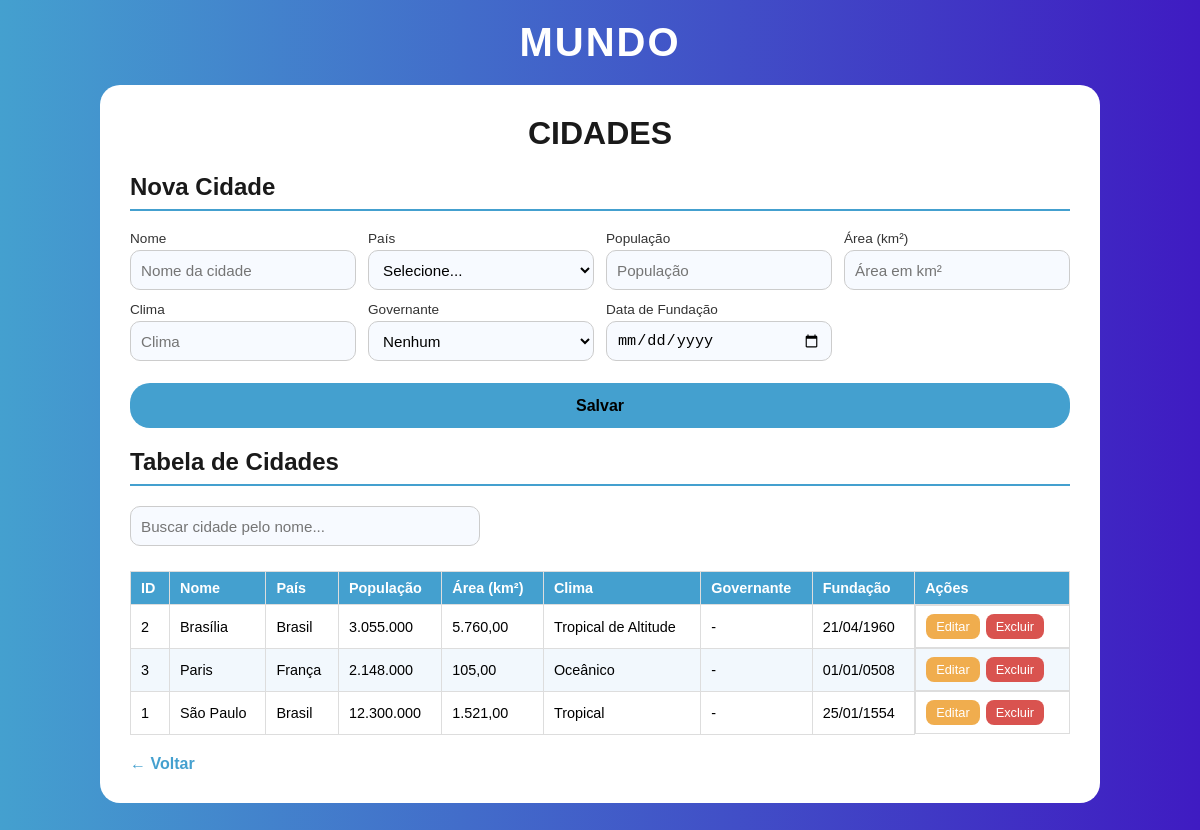
/frontend/cidade.php, run on the app's committed database.
### tables this page shows
CREATE TABLE cidades (
    id_cidade INT AUTO_INCREMENT PRIMARY KEY,
    nome_cidade VARCHAR(150) NOT NULL,
    id_pais INT NOT NULL,
    populacao BIGINT NOT NULL,
    area DECIMAL(15,2) NOT NULL,
    clima VARCHAR(100) NOT NULL,
    id_governante INT,
    data_fundacao DATE NOT NULL,

    FOREIGN KEY (id_pais)
        REFERENCES paises(id_pais)
        ON DELETE CASCADE
        ON UPDATE CASCADE,

    FOREIGN KEY (id_governante)
        REFERENCES governantes(id_governante)
        ON DELETE SET NULL
        ON UPDATE CASCADE
);

CREATE TABLE paises (
    id_pais INT AUTO_INCREMENT PRIMARY KEY,
    nome_pais VARCHAR(150) NOT NULL,
    id_continente INT NOT NULL,
    populacao_pais BIGINT NOT NULL,
    area_pais DECIMAL(15,2) NOT NULL,
    idioma VARCHAR(50) NOT NULL,
    id_governante INT,
    clima VARCHAR(100) NOT NULL,
    regime_politico VARCHAR(100) NOT NULL,
    moeda VARCHAR(50) NOT NULL,

    FOREIGN KEY (id_continente)
        REFERENCES continentes(id_continente)
        ON DELETE RESTRICT
        ON UPDATE CASCADE,

    FOREIGN KEY (id_governante)
        REFERENCES governantes(id_governante)
        ON DELETE SET NULL
        ON UPDATE CASCADE
);

### frontend/cidade.php (the view, shortened to what this page needs)
<?php include "../backend/conexao.php"; ?>
<?php
$editando = null;
?>
<!DOCTYPE html>
<html lang="pt-br">
<head>
    <link rel="stylesheet" href="style.css">
</head>
<body>
<header>
    <h1>MUNDO</h1>
</header>
<main class="container">
    <h1>CIDADES</h1>
    <h2><?= $editando ? "Editar Cidade" : "Nova Cidade" ?></h2>
    <form method="POST" class="cadastro">
        <label>Nome
            <input type="text" name="nome" placeholder="Nome da cidade" required
                   value="<?= $editando ? htmlspecialchars($editando['nome_cidade']) : '' ?>">
        </label>
        <label>País
            <select name="pais" required>
                <option value="">Selecione...</option>
            </select>
        </label>
        <label>População
            <input type="number" name="pop" placeholder="População" required min="0"
                   value="<?= $editando ? $editando['populacao'] : '' ?>">
        </label>
        <label>Área (km²)
            <input type="number" name="area" placeholder="Área em km²" step="0.01" required min="0"
                   value="<?= $editando ? $editando['area'] : '' ?>">
        </label>
        <label>Clima
            <input type="text" name="clima" placeholder="Clima" required
                   value="<?= $editando ? htmlspecialchars($editando['clima']) : '' ?>">
        </label>
        <label>Governante
            <select name="governante">
                <option value="">Nenhum</option>
            </select>
        </label>
        <label>Data de Fundação
            <input type="date" name="data" required
                   value="<?= $editando ? $editando['data_fundacao'] : '' ?>">
        </label>
        <button name="salvar"><?= $editando ? "Atualizar" : "Salvar" ?></button>
    </form>
    <h2>Tabela de Cidades</h2>
    <div class="busca">
        <input type="text" placeholder="Buscar cidade pelo nome..." data-tabela="tabelaCidades">
    </div>
    <div class="tabela-wrapper">
    <table id="tabelaCidades">
        <thead>
        <tr>
            <th>ID</th>
            <th>Nome</th>
            <th>País</th>
            <th>População</th>
            <th>Área (km²)</th>
            <th>Clima</th>
            <th>Governante</th>
            <th>Fundação</th>
            <th>Ações</th>
        </tr>
        </thead>
        <tbody>
        <?php
        $sql = "SELECT ci.*, p.nome_pais, g.nome AS nome_governante
                FROM cidades ci
                LEFT JOIN paises p ON ci.id_pais = p.id_pais
                LEFT JOIN governantes g ON ci.id_governante = g.id_governante
                ORDER BY ci.nome_cidade";
        $res = $conn->query($sql);
        while ($r = $res->fetch_assoc()) {
            $gov = $r['nome_governante'] ? htmlspecialchars($r['nome_governante']) : '-';
            $dataFmt = date("d/m/Y", strtotime($r['data_fundacao']));
            echo "<tr>
                <td>{$r['id_cidade']}</td>
                <td>" . htmlspecialchars($r['nome_cidade']) . "</td>
                <td>" . htmlspecialchars($r['nome_pais']) . "</td>
                <td>" . number_format($r['populacao'], 0, ',', '.') . "</td>
                <td>" . number_format($r['area'], 2, ',', '.') . "</td>
                <td>" . htmlspecialchars($r['clima']) . "</td>
                <td>$gov</td>
                <td>$dataFmt</td>
                <td class='acoes'>
                    <a class='btn-editar' href='cidade.php?editar={$r['id_cidade']}'>Editar</a>
                    <a class='btn-excluir' href='cidade.php?excluir={$r['id_cidade']}' data-nome='" . htmlspecialchars($r['nome_cidade']) . "'>Excluir</a>
                </td>
            </tr>";
        }
        ?>
        </tbody>
    </table>
    </div>
    <a href="index.php" class="voltar">&larr; Voltar</a>
</main>
</body>
</html>

### frontend/style.css (style rules this page uses)
* { box-sizing: border-box; }
body { margin: 0; min-height: 100vh; font-family: Arial, Helvetica, sans-serif; background: #44a0cf; background: linear-gradient(90deg, rgba(68, 160, 207, 1) 0%, rgba(63, 27, 194, 1) 100%); padding: 20px; }
header { text-align: center; color: white; margin-bottom: 20px; }
header h1 { margin: 0; font-size: 2.5rem; letter-spacing: 2px; }
input[type="button"], button, .btn { border-radius: 20px; border-style: none; background-color: #44A0CF; color: #000; width: 100%; height: 45px; font-size: 1rem; cursor: pointer; transition: background-color .2s, color .2s; }
.container { max-width: 1000px; margin: 0 auto 40px auto; background-color: #fff; border-radius: 20px; padding: 30px; }
.container h1 { text-align: center; color: #1a1a1a; margin-top: 0; }
.container h2 { color: #1a1a1a; border-bottom: 2px solid #44A0CF; padding-bottom: 8px; }
form.cadastro { display: grid; grid-template-columns: repeat(auto-fit, minmax(180px, 1fr)); gap: 12px; margin-bottom: 20px; }
form.cadastro label { display: flex; flex-direction: column; font-size: .85rem; color: #333; gap: 4px; }
input, select, textarea { border-radius: 10px; border: 1px solid #ccc; background-color: #f7faff; color: #000; padding: 8px 10px; height: 40px; font-size: .95rem; width: 100%; transition: border-color .2s, background-color .2s; }
form.cadastro button { grid-column: 1 / -1; margin-top: 10px; font-weight: bold; }
.tabela-wrapper { overflow-x: auto; }
table { width: 100%; border-collapse: collapse; margin-top: 10px; font-size: .9rem; }
table th, table td { border: 1px solid #ddd; padding: 8px 10px; text-align: left; }
table th { background-color: #44A0CF; color: #fff; }
table tr:nth-child(even) { background-color: #f2f8fd; }
.acoes { display: flex; gap: 6px; }
.acoes a, .acoes button { padding: 5px 10px; border-radius: 8px; border: none; cursor: pointer; font-size: .8rem; text-decoration: none; color: #fff; height: auto; width: auto; }
.btn-editar { background-color: #f0ad4e; }
.btn-excluir { background-color: #d9534f; }
.busca { margin-bottom: 15px; }
.busca input { max-width: 350px; }
.voltar { display: inline-block; margin-top: 20px; text-decoration: none; color: #44A0CF; font-weight: bold; }

### data on the page
cidades: id_cidade "2", nome_cidade "Brasília", id_pais.nome_pais "Brasil", populacao "3.055.000", area "5.760,00", clima "Tropical de Altitude", gov "-", data_fundacao "21/04/1960"
cidades: id_cidade "3", nome_cidade "Paris", id_pais.nome_pais "França", populacao "2.148.000", area "105,00", clima "Oceânico", gov "-", data_fundacao "01/01/0508"
cidades: id_cidade "1", nome_cidade "São Paulo", id_pais.nome_pais "Brasil", populacao "12.300.000", area "1.521,00", clima "Tropical", gov "-", data_fundacao "25/01/1554"
